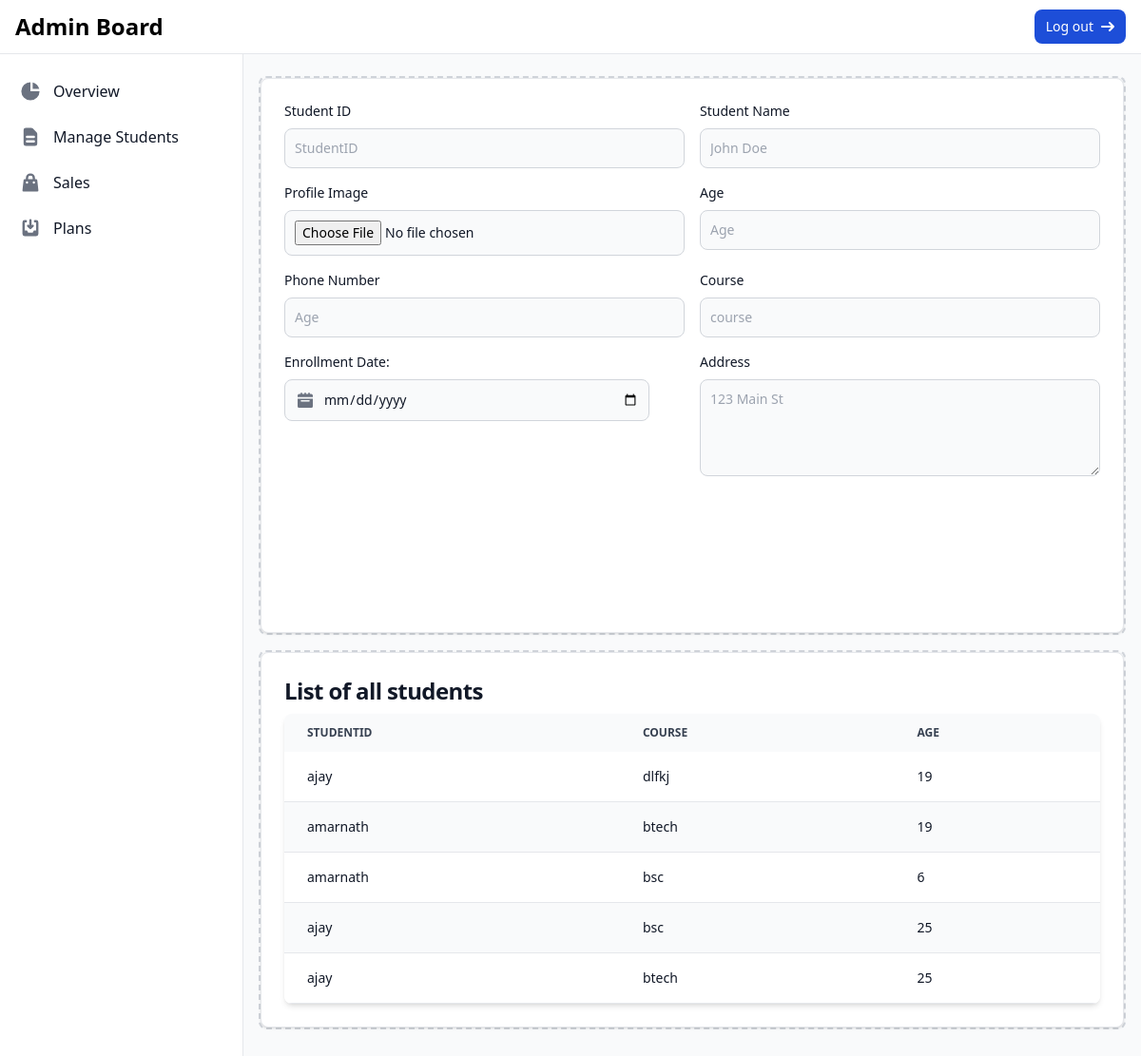
The page /manage_students/ (signed in) on the database as committed earlier.
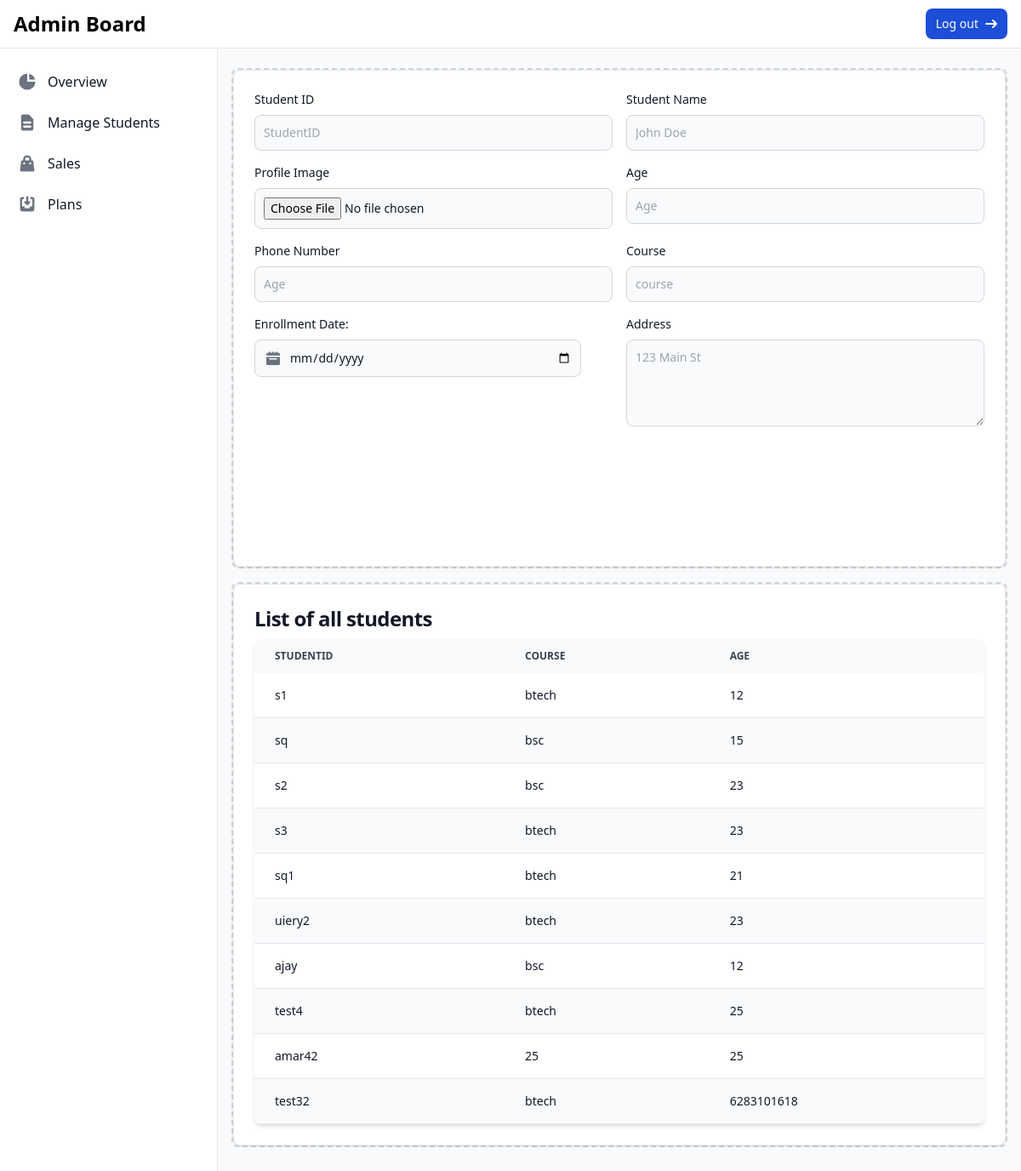
The same page on the database as committed later.
### students/models.py (models this page shows, shortened)
class Student(models.Model):
    user_id = models.CharField(max_length=20, unique=True, null=False, blank=False)  # User ID field
    name = models.CharField(max_length=100, null=False, blank=False)
    age = models.IntegerField()
    course = models.CharField(max_length=100)
    enrollment_date = models.DateField()
    profile_image = models.ImageField(upload_to='profile_images/', null=False, blank=False)
    address = models.TextField(null=False, blank=False)
    phone_number = models.CharField(max_length=12, null=False, blank=False)

### students/views.py (the view, shortened to what this page needs)
# urls.py: path("manage_students/", views.manage_students, name="manage_students"),
@login_required
def manage_students(request):
    if request.user.groups.filter(name="Admin").exists():
        students = Student.objects.all()
        return render(request, "manage_students.html", {
            "students": students,
        })
    else:
        return HttpResponse("Unauthorized", status=401)

### template/manage_students.html (shortened to what the changed rows need)
{% extends 'base.html' %}
{% block content %}
    <div class="antialiased bg-gray-50 dark:bg-gray-900">
    <main class="p-4 md:ml-64 h-auto pt-20">
      <div class=" h-fit	 border-2 border-dashed rounded-lg border-gray-300 dark:border-gray-600 h-96 mb-4">
          <div class="block max-w-l h-fit p-6 bg-white border border-gray-200 rounded-lg shadow dark:bg-gray-800 dark:border-gray-700">
              <div class="relative overflow-x-auto shadow-md sm:rounded-lg">
                <table class="w-full text-sm text-left rtl:text-right text-gray-500 dark:text-gray-400">
                    <thead class="text-xs text-gray-700 uppercase bg-gray-50 dark:bg-gray-700 dark:text-gray-400">
                        <tr>
                            <th scope="col" class="px-6 py-3">
                                StudentID
                            </th>
                            <th scope="col" class="px-6 py-3">
                                Course
                            </th>
                            <th scope="col" class="px-6 py-3">
                                age
                            </th>
                    </thead>
                    <tbody>
                        {% for student in students %}
                            <tr class="odd:bg-white odd:dark:bg-gray-900 even:bg-gray-50 even:dark:bg-gray-800 border-b dark:border-gray-700">
                                <th scope="row" class="px-6 py-4 font-medium text-gray-900 whitespace-nowrap dark:text-white">
                                    <a href="{% url 'student_detail' student.id %}">
                                        {{ student.name }}
                                    </a>
                                </th>
                                <th scope="row" class="px-6 py-4 font-medium text-gray-900 whitespace-nowrap dark:text-white">
                                    {{ student.course }}
                                </th>
                                <th scope="row" class="px-6 py-4 font-medium text-gray-900 whitespace-nowrap dark:text-white">
                                    {{ student.age }}
                                </th>
                            </tr>
                        {% endfor %}
                    </tbody>
                </table>
            </div>
      </div>
    </main>
  </div>
{% endblock %}

Rows that differ between the two databases and show on the page:
removed Student: name "ajay", course "dlfkj", age "19"
removed Student: name "amarnath", course "btech", age "19"
removed Student: name "amarnath", course "bsc", age "6"
removed Student: name "ajay", course "bsc", age "25"
removed Student: name "ajay", course "btech", age "25"
added Student: name "s1", course "btech", age "12"
added Student: name "sq", course "bsc", age "15"
added Student: name "s2", course "bsc", age "23"
added Student: name "s3", course "btech", age "23"
added Student: name "sq1", course "btech", age "21"
added Student: name "uiery2", course "btech", age "23"
added Student: name "ajay", course "bsc", age "12"
added Student: name "test4", course "btech", age "25"
added Student: name "amar42", course "25", age "25"
added Student: name "test32", course "btech", age "6283101618"
